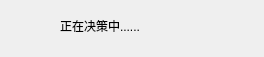
<?xml version="1.0" encoding="UTF-8"?>
<ui version="4.0">
 <class>Dialog</class>
 <widget class="QDialog" name="Dialog">
  <property name="geometry">
   <rect>
    <x>0</x>
    <y>0</y>
    <width>264</width>
    <height>57</height>
   </rect>
  </property>
  <property name="windowTitle">
   <string>Dialog</string>
  </property>
  <widget class="QLabel" name="label">
   <property name="geometry">
    <rect>
     <x>60</x>
     <y>10</y>
     <width>181</width>
     <height>31</height>
    </rect>
   </property>
   <property name="text">
    <string>正在决策中......</string>
   </property>
  </widget>
 </widget>
 <resources/>
 <connections/>
</ui>
